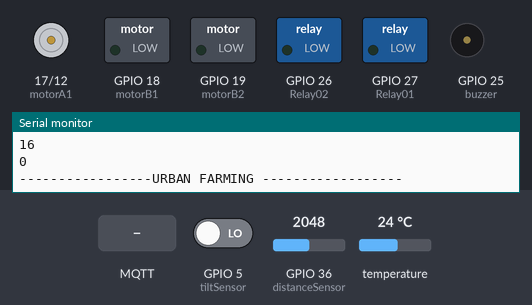
Recording of a sketch running on a simulated ESP32. On the bench: motor-driver pin pairs drawn as motors (green arrow = first pin HIGH = forward, orange = second pin HIGH = backward, longer = more drive), switched loads named in the sketch (green lamp = pin HIGH), buzzer (waves = sounding, pin HIGH), the last lines printed to the serial monitor. The inputs (shaded band) are chosen by the test bench; at power-on: GPIO 5 (tiltSensor) LOW, GPIO 36 (distanceSensor) = 2048, temperature 24 °C. WiFi joins after 1.5 s; servers stay silent unless stated; no MQTT or app messages arrive unless stated.

Above: at 7.8 s.
7.9 s: MQTT message "A" arrives on the first subscribed topic
At 9.3 s:
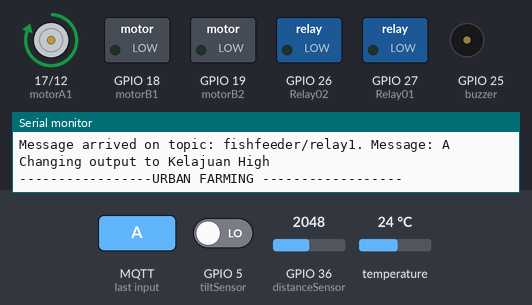
9.9 s: GPIO 5 (tiltSensor) driven HIGH
At 11.6 s:
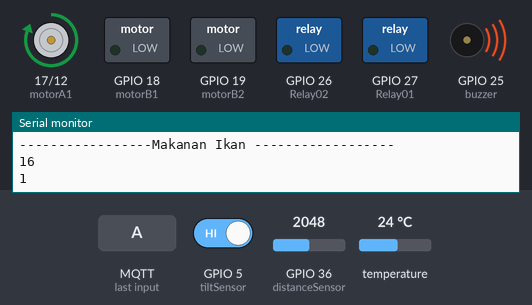
11.9 s: MQTT message "B" arrives on the first subscribed topic
At 13.6 s:
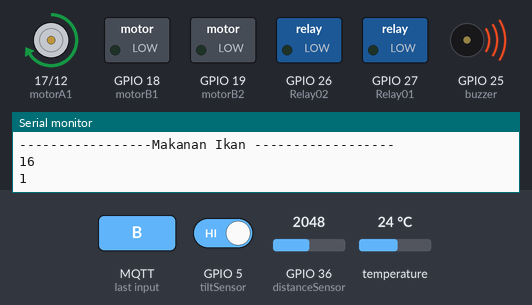
13.9 s: MQTT message "C" arrives on the first subscribed topic
At 15.3 s:
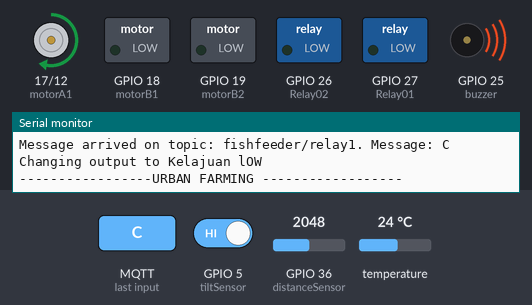
15.9 s: MQTT message "S" arrives on the first subscribed topic
At 16.8 s:
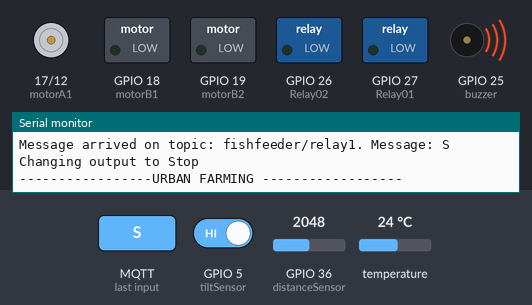
Timing chart, 0 to 18.9 s (numbered marks = the images above; inputs shaded):
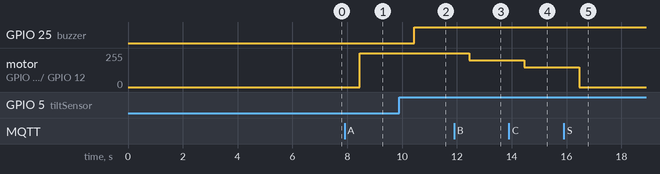

The sketch:

Fish_feeder_Aquarium.ino
```cpp
 #include <OneWire.h>
#include <DallasTemperature.h>
#include <SPI.h>
#include <Wire.h>
#include <WiFi.h>
#include <PubSubClient.h>


//-----associte pin number with sensor/actuator

//----ISTIHAR GPIO PIN ---------------------------------------------------------------------------------

//---=on board------
#define SENSOR_PIN  15 // ESP32 pin GIOP21 connected to DS18B20 sensor's DQ pin
#define Relay01 27   //relay 1
#define Relay02 26   // relay 2
#define buzzer  25     // Buzzer
//--- device/sensor OFF board ------
#define distanceSensor  36
#define tiltSensor  5

#define motorA1  17
#define motorA2  12
#define motorB1  18
#define motorB2  19

//----------------------------------- end -------------------------------------------------------------

//----ISTIHAR SENSOR SUHU DS18B20 ---------------------------------------------------------------------

OneWire oneWire(SENSOR_PIN);
DallasTemperature DS18B20(&oneWire);
//----------------------------------- end -------------------------------------------------------------


//---- PENETAPAN WIFI ---------------------------------------------------------------------------------
//------WIFI PTSB---
/*const char* ssid = "PTSB STAFF";
const char* password = ""; */

//------WIFI AZA---
//const char* ssid = "Alias FredoX_2.4GHz@unifi";
//const char* password = "0135335045";

//------WIFIiphone AZA---
const char* ssid = "HaMa iPhone 13";
const char* password = "1234556790";

//-----WiFi KKSBJ --------------------------------
//const char* ssid = "GUEST";
//const char* password = "";

//onst char* ssid = "GalaxyA3";
//onst char* password = "1234509876";

WiFiClient espClient;
PubSubClient client(espClient); //MQTT
const char* mqtt_server = "broker.hivemq.com";

//----------------------------------- end -------------------------------------------------------------

//---- PEMBOLEHUBAH DATA---------------------------------------------------------------------------------
int dataDistanceSensor;
float tempC; // temperature in Celsius
char varPotString[8];
long lastMsg = 0;
char msg[50];
int value = 0;

int tiltState = 0;
//----------------------------------- end -------------------------------------------------------------

// Setting PWM properties
const int freq = 5000;
const int pwmChannel = 0;
const int resolution = 8;
int dutyCycle = 255;
int vSpeed=200;


void setup() {

  pinMode(Relay01,OUTPUT);
  pinMode(Relay02,OUTPUT);
  pinMode(buzzer,OUTPUT);
  pinMode(tiltSensor, INPUT);

  pinMode(motorA1, OUTPUT);
  pinMode(motorA2, OUTPUT);
  pinMode(motorB1, OUTPUT);
  pinMode(motorB2, OUTPUT);

  ledcSetup(3, 5000, 8); // channel number(0-15), frequensi 5000 hz PWM, 8-bit
  ledcSetup(4, 5000, 8); // 5000 hz PWM, 8-bit resolution

  //--------setting channet bagi setiap nilai PWM------------//
  ledcAttachPin(motorA1, 3);
  ledcAttachPin(motorA2, 4);

  Serial.begin(115200);

  DS18B20.begin();

  setup_wifi();
  client.setServer(mqtt_server, 1883);
  client.setCallback(callback);
  delay(100);


}

void loop() {
  if (!client.connected()) {
    reconnect();
  }
  client.loop();

  long now = millis();

  if (now - lastMsg > 1000) {
    lastMsg = now;

//-------------------------------------------------------------------------------
//                     -------------------suhu --------------------------
  Serial.println("-----------------URBAN FARMING ------------------");
  DS18B20.requestTemperatures();       // send the command to get temperatures
  tempC = DS18B20.getTempCByIndex(0);  // read temperature in °C
  Serial.print("Temperature: ");
  Serial.print(tempC);    // print the temperature in °C
  Serial.println("°C");

  dtostrf(tempC, 1, 1, varPotString);
  client.publish("fishfeeder/suhu", varPotString);

//---------------------------------------------------end --------------------------
//----------- Sensor Food Level ----------------------------------
Serial.println("-----------------Makanan Ikan ------------------");
  float volts = analogRead(distanceSensor) * 0.0008056640625; // value from sensor * (3.3/4096)
  int distance = 29.988 * pow( volts, -1.173);


  if (distance <= 80) {
    Serial.println(distance);
    dtostrf(distance, 1, 1, varPotString);
    client.publish("fishfeeder/foodtank", varPotString);
  }
 //-----------end ----------------------------------

//----------- Sensor Var ----------------------------------

  tiltState = digitalRead(tiltSensor);
 Serial.println(tiltState);
  // check if the pushbutton is pressed. If it is, the buttonState is HIGH:
  if (tiltState == HIGH) {
    // turn LED on:
    digitalWrite(buzzer, HIGH);

   client.publish("fishfeeder/tanklid", "Food Lid is OPEN");
  } else {
    // turn LED off:
    digitalWrite(buzzer, LOW);
    client.publish("fishfeeder/tanklid", "Food Lid is CLOSE");
  }


}


}

 
```

wififunction.ino
```cpp
void setup_wifi() {
  delay(10);
  Serial.println();
  Serial.print("Connecting to ");
  Serial.println(ssid);


  WiFi.begin(ssid, password);

  while (WiFi.status() != WL_CONNECTED) {
    delay(500);
    Serial.print(".");
  }

  Serial.println("");
  Serial.println("WiFi connected");
  Serial.println("IP address: ");
  Serial.println(WiFi.localIP());

  delay(5000);
}

void callback(char* topic, byte* message, unsigned int length) {
  Serial.print("Message arrived on topic: ");
  Serial.print(topic);
  Serial.print(". Message: ");
  String messageTemp;

  for (int i = 0; i < length; i++) {
    Serial.print((char)message[i]);
    messageTemp += (char)message[i];
  }
  Serial.println();

  // add more if statements to control more GPIOs with MQTT

  // If a message is received on the topic esp32/output, you check if the message is either "on" or "off".
  if (String(topic) == "fishfeeder/relay1") {
    Serial.print("Changing output to ");

    if(messageTemp == "A"){
      Serial.println("Kelajuan High");
      ledcWrite(3, 255);//ledcWrite untuk jalankan pwm (nilai 3 tu adalah nomber channel
      ledcWrite(4, 0);
      client.publish("fishfeeder/relay1/status", "Food Feeder RUN HIGH");
    }

   else if(messageTemp == "B"){
      Serial.println("Kelajuan High");
      ledcWrite(3, 200);//ledcWrite untuk jalankan pwm (nilai 3 tu adalah nomber channel
      ledcWrite(4, 0);
      client.publish("fishfeeder/relay1/status", "Food Feeder RUN MEDIUM");
    }

    else if(messageTemp == "C"){
      Serial.println("Kelajuan lOW");
      ledcWrite(3,150);//ledcWrite untuk jalankan pwm (nilai 3 tu adalah nomber channel
      ledcWrite(4, 0);
      client.publish("fishfeeder/relay1/status", "Food Feeder RUN LOW");
    }

    else if(messageTemp == "S"){
      Serial.println("Stop");
      ledcWrite(3, 0);//ledcWrite untuk jalankan pwm (nilai 3 tu adalah nomber channel
      ledcWrite(4, 0);
      client.publish("fishfeeder/relay1/status", "Food Feeder STOP ");

    }

     else if(messageTemp == "T"){
      Serial.println("Motor Run 5 Second");
      client.publish("fishfeeder/relay1/status", "Food Feeder Run 5 Second");
      ledcWrite(3, 255);//ledcWrite untuk jalankan pwm (nilai 3 tu adalah nomber channel
      ledcWrite(4, 0);
      delay(5000);

      ledcWrite(3, 0);//ledcWrite untuk jalankan pwm (nilai 3 tu adalah nomber channel
      ledcWrite(4, 0);
       client.publish("fishfeeder/relay1/status", "Food Feeder STOP ");
    }

    else if(messageTemp == "R"){
      Serial.println("Motor Run 10 Second");
      client.publish("fishfeeder/relay1/status", "Food Feeder Run 10 Second");
      ledcWrite(3, 255);//ledcWrite untuk jalankan pwm (nilai 3 tu adalah nomber channel
      ledcWrite(4, 0);
      delay(10000);

      ledcWrite(3, 0);//ledcWrite untuk jalankan pwm (nilai 3 tu adalah nomber channel
      ledcWrite(4, 0);
       client.publish("fishfeeder/relay1/status", "Food Feeder STOP ");
    }


   else {

   }
  }

 if (String(topic) == "fishfeeder/relay2") {
    Serial.print("Changing output to ");
    if(messageTemp == "on"){
      Serial.println("on");
      digitalWrite(Relay02,HIGH);
      client.publish("fishfeeder/relay2/status", "RELAY 2 ON");
    }
    else if(messageTemp == "off"){
      Serial.println("off");
      digitalWrite(Relay02,LOW);
       client.publish("fishfeeder/relay2/status", "RELAY 2 OFF");
    }
  }

   if (String(topic) == "fishfeeder/buzzer") {
    Serial.print("Changing output to ");
    if(messageTemp == "on"){
      Serial.println("on");
      digitalWrite(buzzer,HIGH);
      client.publish("fishfeeder/buzzer/status", "RELAY 2 ON");
    }
    else if(messageTemp == "off"){
      Serial.println("off");
      digitalWrite(buzzer,LOW);
       client.publish("fishfeeder/buzzer/status", "RELAY 2 OFF");
    }
  }

}

void reconnect() {
  // Loop until we're reconnected
  while (!client.connected()) {
    Serial.print("Attempting MQTT connection...");
    // Attempt to connect
    if (client.connect("iotfishfeeder001")) {
      Serial.println("connected");
      // Subscribe
      client.subscribe("fishfeeder/relay1");
      client.subscribe("fishfeeder/relay2");
      client.subscribe("fishfeeder/buzzer");
    }
    else {
      Serial.print("failed, rc=");
      Serial.print(client.state());
      Serial.println(" try again in 5 seconds");
      // Wait 5 seconds before retrying
      delay(5000);
    }
  }
}
```

Measured:
- after the input at 7.9 s, motor on GPIO 17 (motorA1) / GPIO 12 (motorA2): stopped → forward 255/255 after 0.56 s
- after the input at 9.9 s, GPIO 25 (buzzer): LOW → HIGH after 0.55 s
- after the input at 11.9 s, motor on GPIO 17 (motorA1) / GPIO 12 (motorA2): forward 255/255 → forward 199/255 after 0.56 s
- after the input at 13.9 s, motor on GPIO 17 (motorA1) / GPIO 12 (motorA2): forward 199/255 → forward 149/255 after 0.56 s
- after the input at 15.9 s, motor on GPIO 17 (motorA1) / GPIO 12 (motorA2): forward 149/255 → stopped after 0.56 s
